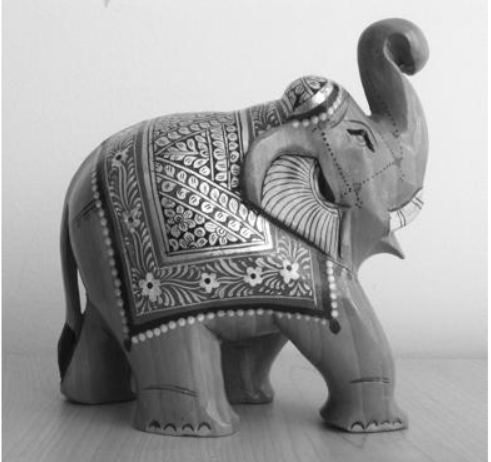
%> input picture Test Images/Eleph.png, 491 x 462 px
$ octave orb_acc_noise.m   (GNU Octave 9; MATLAB toolbox functions it lacks are replaced by stand-ins)
%> lines starting %> are read from the running program, lines starting %| are printed output that depends on the picture; long printed decimals are rounded
clc
clear all
%Reading the Input Image
a=imread('eleph.png');
%> a is the input picture: size 462x491x3 uint8; min 9, max 255, mean 157.1

%converting the images to grayscale
b=rgb2gray(a);
c=rgb2gray(imread('elephnoise.png'));
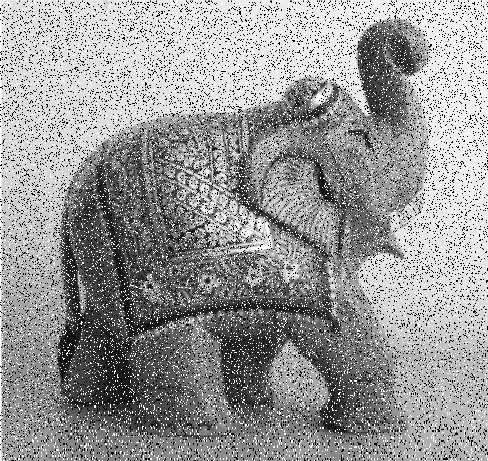
%> input picture Test Images/elephnoise.png, 488 x 461 px
%> c: size 461x488 uint8; min 0, max 255, mean 151

%Detect orb Features from both the Input and Altered Image
tic
opoints=detectORBFeatures(b);
%> opoints = 5820 points; strongest (x, y): (204, 226), (198, 170), (204, 227), (218, 173), (200, 209)
otpoints=detectORBFeatures(c);
%> otpoints = 34307 points; strongest (x, y): (432, 46), (193, 104), (69, 352), (192, 106), (191, 103)
toc
%Plotting the orb features of Scene Image
figure;
imshow(b);
title('Strongest Feature Points from Input Image');
hold on;
%Selecting strong features among all features from Input image
plot(selectStrongest(opoints,size(opoints,1)));
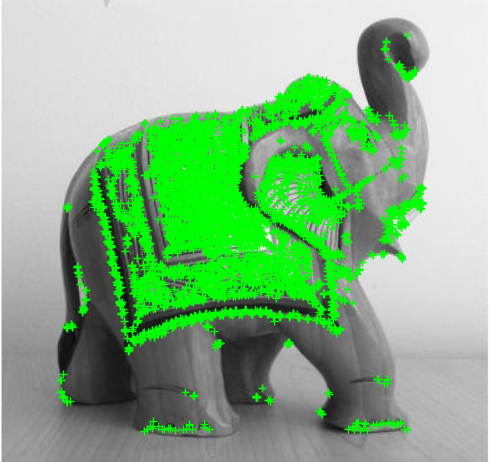
%> figure redrawn from the program's plot data; its title reads 'Strongest Feature Points from Input Image'

%Plotting the orb features of Target Image
figure;
imshow(c);
title('Strongest Feature Points from Altered Image');
hold on;
%Selecting strong features among all features from Altered Image
plot(selectStrongest(otpoints,size(otpoints,1)));
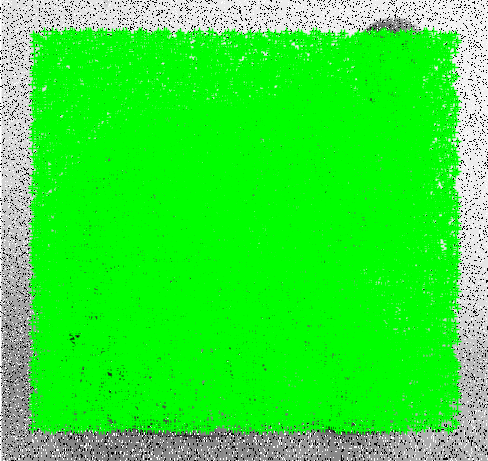
%> figure redrawn from the program's plot data; its title reads 'Strongest Feature Points from Altered Image'

%Extracting the Descriptors from both images
[otFeatures, otpoints] = extractFeatures(c, otpoints);
[oFeatures, opoints] = extractFeatures(b, opoints);

%Matching the features using their descriptors.
tPairs = matchFeatures(otFeatures, oFeatures);
%> tPairs = 134 rows, first 12: [1796 52; 1964 74; 2030 76; 2647 128; 3321 270; 6087 967; 14701 1895; 14913 1906; 16795 2291; 19472 2973; 23161 3157; 23596 3181]

%Displaying putatively matched features.
matchedAltPoints = otpoints(tPairs(:, 1), :);
%> matchedAltPoints = 134 points; strongest (x, y): (324, 100), (259, 215), (324, 120), (319, 94), (218, 181)
matchedInpPoints = opoints(tPairs(:, 2), :);
%> matchedInpPoints = 134 points; strongest (x, y): (218, 180), (334, 88), (316, 101), (315, 91), (320, 108)
figure;

%Display multiple image frames as rectangular montage
showMatchedFeatures(c , b, matchedAltPoints, ...
    matchedInpPoints, 'montage');
title('Matched Points (Including Outliers)');
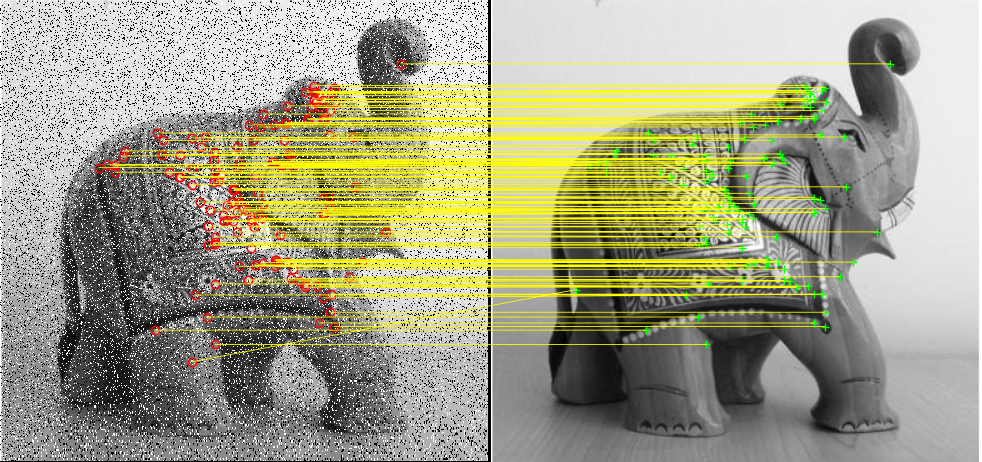
%> figure redrawn from the program's plot data; its title reads 'Matched Points (Including Outliers)'
[tform, inlierIdx] = ...
    estimateGeometricTransform2D(matchedAltPoints, matchedInpPoints,'affine');
%> tform = transform with T = [0.999 -0.000675 0; 0.000748 1 0; 0.0192 -0.221 1]; inlierIdx = 134 logical values, 86 true
inliertpoints   = matchedAltPoints(inlierIdx, :);
%> inliertpoints = 86 points; strongest (x, y): (324, 100), (259, 215), (324, 120), (319, 94), (218, 181)
inlierpoints = matchedInpPoints(inlierIdx, :);
%> inlierpoints = 86 points; strongest (x, y): (218, 180), (334, 88), (320, 108), (259, 214), (248, 210)
Accuracy=100*size(inlierpoints)/size(matchedAltPoints);
%> Accuracy = 64.18
fprintf('Image 1: %d\nImage 2: %d\nAccuracy : %f\n',size(opoints,1),size(otpoints,1),Accuracy);
%| Image 1: 5820
%| Image 2: 34307
%| Accuracy : 64.181
